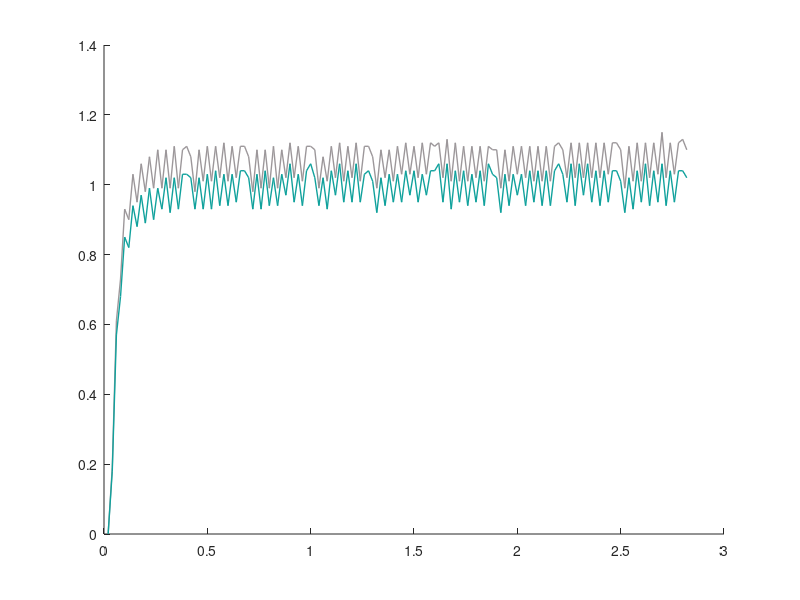

MATLAB code for this plot:
clear; clf; close all
set(0, 'DefaultLineLineWidth', 0.5);
my_color = [16 161 156]./255;
my_gray = [156 151 154]./255;

period = 20 % ms
sampling_rate = 1000/period;

data = csvread("motor_data.csv");
A = 1:size(data)
data(:,3) = repmat(A, 1, 1)./sampling_rate;

hold on;
plot(data(:,3), data(:,1), "LineWidth", 1, "Color", my_gray)
plot(data(:,3), data(:,2), "LineWidth", 1, "Color", my_color)
